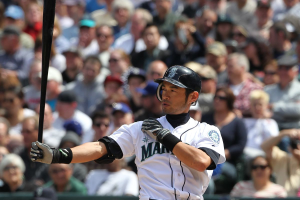
#> input picture Tutorials/Tutorial1/ex1_image.png, 300 x 200 px, found by its file name
$ python example1_read_write_pixel.py
#> lines starting #> are read from the running program, lines starting #| are printed output that depends on the picture
import numpy as np
import cv2

# Load a color image from a png file
img=cv2.imread('C:\\Users\\User\\Desktop\\ComputerVision\\Tutorials\\Tutorial1\\ex1_image.png') # change the path for image location
#> img is the input picture: shape (200, 300, 3); mean B, G, R 104.3, 104.3, 115.3

height = len(img)
#> height = 200
width = len(img[0])
#> width = 300
depth = len(img[0,0])
#> depth = 3

# create a new image and fill with the arithmetic inverse
result = np.zeros((height, width, depth), dtype = "uint8")
for r in range(height):
    for c in range(width):
        for p in range(depth):
           result[r,c,p] = 255 - img[r,c,p];
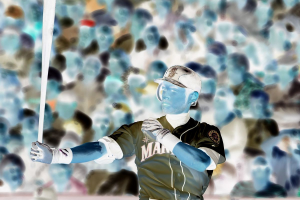
#> result: shape (200, 300, 3); mean B, G, R 150.7, 150.7, 139.7

# show images
cv2.namedWindow('INPUT', flags=cv2.WINDOW_NORMAL)
cv2.imshow('INPUT',img)
cv2.namedWindow('RESULT', flags = cv2.WINDOW_NORMAL)
cv2.imshow('RESULT', result)
cv2.waitKey(0)
cv2.destroyAllWindows()
cv2.imwrite("C:\\Users\\User\\Desktop\\ComputerVision\\Tutorials\\Tutorial1\\ex1_output.png", result) # change path for write location
